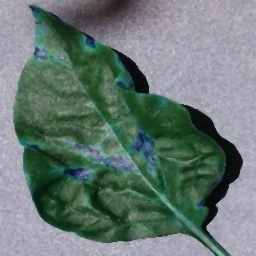
#> input picture CodeforMajorProject/PlantleafASET/Filtered_Unhealthy/Image104.JPG, 256 x 256 px, given as the content of the folder D:/Aishwarya/College/Sem8/Major Project 2/GLCM Healthy, which was not available
$ jupyter execute --allow-errors 'Major Project - GLCM Implementation.ipynb'   (older library calls are emulated)
#> lines starting #> are read from the running program, lines starting #| are printed output that depends on the picture; pictures that were not available may be replaced by others from this repository, and a replacement may not be noted
#> further down, img is the input picture: shape (256, 256, 3); mean B, G, R 115.2, 120.5, 103.7
#> `gray = cv2.cvtColor(img, cv2.COLOR_BGR2GRAY)`:
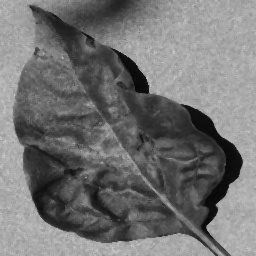
#> gray: shape (256, 256); min 2, max 204, mean 114.8
#> `crop = gray[ymin:ymax, xmin:xmax]`:
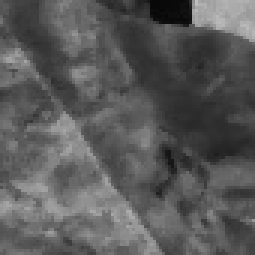
#> crop: shape (85, 85) (shown 3 times larger); min 7, max 191, mean 89.3
#> `resize = cv2.resize(crop, (0,0), fx=0.5, fy=0.5)`:
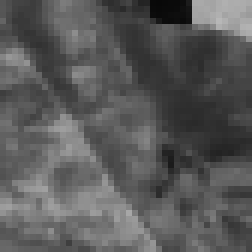
#> resize: shape (42, 42) (shown 6 times larger); min 8, max 183, mean 89.4
[cell 1]
#### GLCM in SEM 8 - Healthy
import numpy as np
import cv2
import os
import re

# -------------------- Utility functions ------------------------
def normalize_label(str_):
    str_ = str_.replace(" ", "")
    str_ = str_.translate(str_.maketrans("","", "()"))
    str_ = str_.split("_")
    return ''.join(str_[:2])

def normalize_desc(folder, sub_folder):
    text = folder + " - " + sub_folder
    text = re.sub(r'\d+', '', text)
    text = text.replace(".", "")
    text = text.strip()
    return text

def print_progress(val, val_len, folder, sub_folder, filename, bar_size=10):
    progr = "#"*round((val)*bar_size/val_len) + " "*round((val_len - (val))*bar_size/val_len)
    if val == 0:
        print("", end = "\n")
    else:
        print("[%s] folder : %s/%s/ ----> file : %s" % (progr, folder, sub_folder, filename), end="\r")


# -------------------- Load Dataset ------------------------

dataset_dir = "D:/Aishwarya/College/Sem8/Major Project 2/GLCM Healthy"

imgs = [] #list image matrix
labels = []
descs = []
#> (the rest of this cell did not finish here and is left out)

[cell 2]
from skimage.feature import greycomatrix, greycoprops

# ----------------- calculate greycomatrix() & greycoprops() for angle 0, 45, 90, 135 ----------------------------------
def calc_glcm_all_agls(img, label, props, dists=[5], agls=[0, np.pi/4, np.pi/2, 3*np.pi/4], lvl=256, sym=True, norm=True):

    glcm = greycomatrix(img,
                        distances=dists,
                        angles=agls,
                        levels=lvl,
                        symmetric=sym,
                        normed=norm)
    feature = []
    glcm_props = [propery for name in props for propery in greycoprops(glcm, name)[0]]
    for item in glcm_props:
            feature.append(item)
    feature.append(label)

    return feature


# ----------------- call calc_glcm_all_agls() for all properties ----------------------------------
properties = ['dissimilarity', 'correlation', 'homogeneity', 'contrast', 'ASM', 'energy']

glcm_all_agls = []
for img, label in zip(imgs, labels):
    glcm_all_agls.append(
            calc_glcm_all_agls(img,
                                label,
                                props=properties)
                            )
#> this loop made 1 pass
#> label on pass 1: 'Image104'
#> after the loop, glcm_all_agls = 1 item

columns = []
angles = ['0', '45', '90','135']
for name in properties :
    for ang in angles:
        columns.append(name + "_" + ang)

columns.append("label")

[cell 3]
import pandas as pd

# Create the pandas DataFrame for GLCM features data
glcm_df = pd.DataFrame(glcm_all_agls, columns = columns)
#> glcm_df = table of 1 rows and 25 columns

glcm_df.head(15)
#> Out = table of 1 rows and 25 columns

#> (a cell that did not finish here is left out)

[cell 5]
# GLCM Sem 8 - Unhealthy
dataset_dir = "D:/Aishwarya/College/Sem8/Major Project 2/GLCM Unhealthy"

imgs = [] #list image matrix
labels = []
descs = []
#> (the rest of this cell did not finish here and is left out)

            descs.append(normalize_desc(folder, sub_folder))

            print_progress(i, len_sub_folder, folder, sub_folder, filename)

[cell 6]
from skimage.feature import greycomatrix, greycoprops

# ----------------- calculate greycomatrix() & greycoprops() for angle 0, 45, 90, 135 ----------------------------------
def calc_glcm_all_agls(img, label, props, dists=[5], agls=[0, np.pi/4, np.pi/2, 3*np.pi/4], lvl=256, sym=True, norm=True):

    glcm = greycomatrix(img,
                        distances=dists,
                        angles=agls,
                        levels=lvl,
                        symmetric=sym,
                        normed=norm)
    feature = []
    glcm_props = [propery for name in props for propery in greycoprops(glcm, name)[0]]
    for item in glcm_props:
            feature.append(item)
    feature.append(label)

    return feature


# ----------------- call calc_glcm_all_agls() for all properties ----------------------------------
properties = ['dissimilarity', 'correlation', 'homogeneity', 'contrast', 'ASM', 'energy']

glcm_all_agls = []
for img, label in zip(imgs, labels):
    glcm_all_agls.append(
            calc_glcm_all_agls(img,
                                label,
                                props=properties)
                            )

columns = []
angles = ['0', '45', '90','135']
for name in properties :
    for ang in angles:
        columns.append(name + "_" + ang)

columns.append("label")

# Create the pandas DataFrame for GLCM features data
glcm_df = pd.DataFrame(glcm_all_agls,
                      columns = columns)

glcm_df.head(15)

#> (the rest of this cell did not finish here and is left out)

$ run again, on CodeforMajorProject/PlantleafASET/Segmented_Healthy/Seg_Image163.JPG
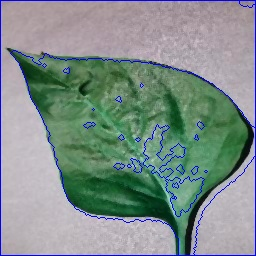
#> input picture CodeforMajorProject/PlantleafASET/Segmented_Healthy/Seg_Image163.JPG, 256 x 256 px, given as the content of the folder D:/Aishwarya/College/Sem8/Major Project 2/GLCM Healthy, which was not available
#> img is the input picture: shape (256, 256, 3); mean B, G, R 139.3, 142.9, 128.1
#> `gray = cv2.cvtColor(img, cv2.COLOR_BGR2GRAY)`:
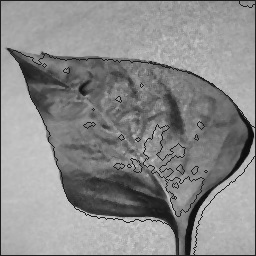
#> gray: shape (256, 256); min 7, max 215, mean 138
#> `resize = cv2.resize(crop, (0,0), fx=0.5, fy=0.5)`:
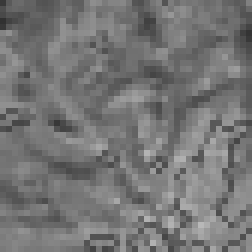
#> resize: shape (42, 42) (shown 6 times larger); min 49, max 184, mean 117.1
#> the loop `for img, label in zip(imgs, labels):` made 1 pass
#> label on pass 1: 'SegImage163'
#> after the loop `for img, label in zip(imgs, labels):`: glcm_all_agls = 1 item
#> glcm_df = table of 1 rows and 25 columns

$ run again, on CodeforMajorProject/PlantleafASET/Segmented_Unhealthy/Seg_Image103.JPG
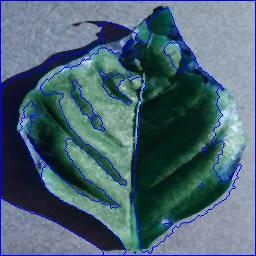
#> input picture CodeforMajorProject/PlantleafASET/Segmented_Unhealthy/Seg_Image103.JPG, 256 x 256 px, given as the content of the folder D:/Aishwarya/College/Sem8/Major Project 2/GLCM Healthy, which was not available
#> img is the input picture: shape (256, 256, 3); mean B, G, R 115.2, 101.3, 76.1
#> `gray = cv2.cvtColor(img, cv2.COLOR_BGR2GRAY)`:
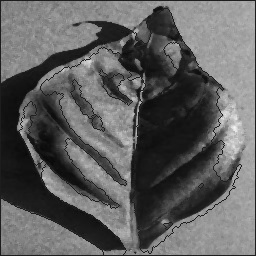
#> gray: shape (256, 256); min 6, max 246, mean 95.3
#> `resize = cv2.resize(crop, (0,0), fx=0.5, fy=0.5)`:
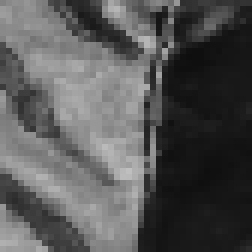
#> resize: shape (42, 42) (shown 6 times larger); min 14, max 191, mean 85.8
#> the loop `for img, label in zip(imgs, labels):` made 1 pass
#> label on pass 1: 'SegImage103'
#> after the loop `for img, label in zip(imgs, labels):`: glcm_all_agls = 1 item
#> glcm_df = table of 1 rows and 25 columns
